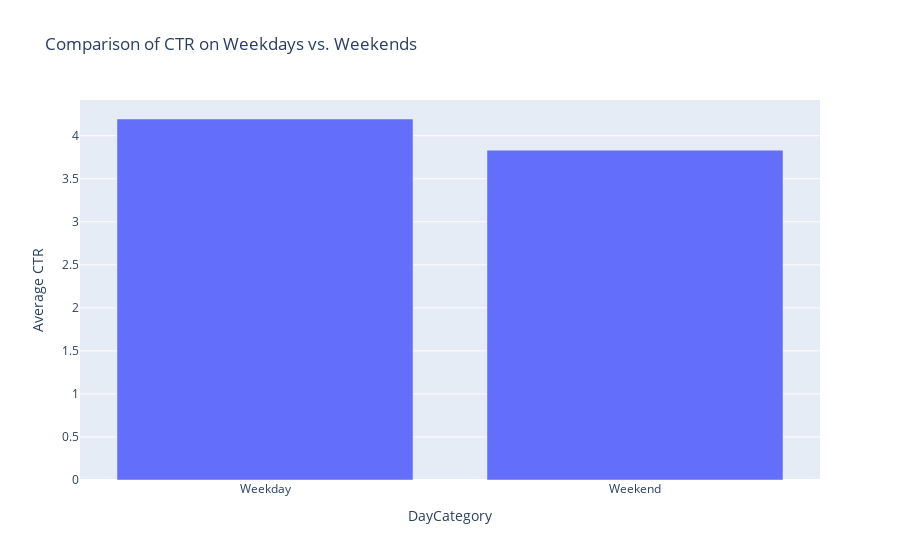

Notebook code cell kept with this figure:
### Code cell
# CTR on weekdays and weekends

# Create a new column 'DayCategory' to categorize weekdays and weekends
df['DayCategory'] = df['DayOfWeek'].apply(lambda x: 'Weekend' if x >= 5 else 'Weekday')

# Calculate average CTR for weekdays and weekends
ctr_by_day_category = df.groupby('DayCategory')['CTR'].mean().reset_index()

# Create a bar plot to compare CTR on weekdays vs. weekends
fig = px.bar(ctr_by_day_category, x='DayCategory', y='CTR', title='Comparison of CTR on Weekdays vs. Weekends',
             labels={'CTR': 'Average CTR'})

# Customize the layout
fig.update_layout(yaxis_title='Average CTR')

# Show the plot
fig.show()

### Figure 1 — Plotly figure (JSON) as saved in the notebook; plotly's stock layout.template omitted (floating-point values rounded to 4 significant figures)
{"data": [{"alignmentgroup": "True", "hovertemplate": "DayCategory=%{x}<br>Average CTR=%{y}<extra></extra>", "legendgroup": "", "marker": {"color": "#636efa", "pattern": {"shape": ""}}, "name": "", "offsetgroup": "", "orientation": "v", "showlegend": false, "textposition": "auto", "type": "bar", "x": ["Weekday", "Weekend"], "xaxis": "x", "y": [4.194, 3.832], "yaxis": "y"}], "layout": {"barmode": "relative", "legend": {"tracegroupgap": 0}, "title": {"text": "Comparison of CTR on Weekdays vs. Weekends"}, "xaxis": {"anchor": "y", "domain": [0, 1], "title": {"text": "DayCategory"}}, "yaxis": {"anchor": "x", "domain": [0, 1], "title": {"text": "Average CTR"}}}}
